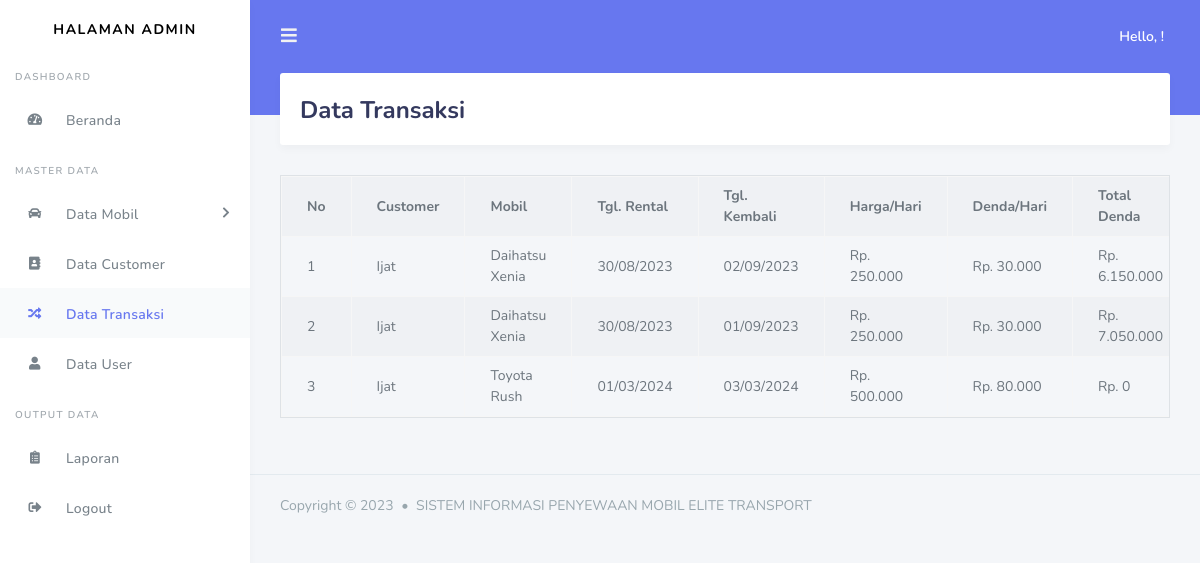
Screenshot of /index.php/admin/transaksi with the database file from the repository.
### tables this page shows
CREATE TABLE `transaksi` (
  `id_rental` int NOT NULL,
  `id_customer` int NOT NULL,
  `id_mobil` int NOT NULL,
  `tanggal_rental` date NOT NULL,
  `tanggal_kembali` date NOT NULL,
  `harga` int NOT NULL,
  `denda` int NOT NULL,
  `total_denda` varchar(120) NOT NULL DEFAULT '0',
  `tanggal_pengembalian` date NOT NULL,
  `status_pengembalian` varchar(50) NOT NULL,
  `status_rental` varchar(50) NOT NULL,
  `bukti_pembayaran` varchar(130) NOT NULL,
  `status_pembayaran` int NOT NULL
);

CREATE TABLE `customer` (
  `id_customer` int NOT NULL,
  `nama` varchar(120) NOT NULL,
  `username` varchar(120) NOT NULL,
  `alamat` varchar(120) NOT NULL,
  `gender` varchar(20) NOT NULL,
  `no_telp` varchar(20) NOT NULL,
  `no_ktp` varchar(50) NOT NULL,
  `password` varchar(120) NOT NULL
);

CREATE TABLE `mobil` (
  `id_mobil` int NOT NULL,
  `kode_type` varchar(120) NOT NULL,
  `merk` varchar(120) NOT NULL,
  `no_plat` varchar(20) NOT NULL,
  `warna` varchar(20) NOT NULL,
  `tahun` varchar(4) NOT NULL,
  `status` varchar(50) NOT NULL,
  `harga` int NOT NULL,
  `denda` int NOT NULL,
  `ac` int NOT NULL,
  `supir` int NOT NULL,
  `mp3_player` int NOT NULL,
  `central_lock` int NOT NULL,
  `gambar` varchar(255) NOT NULL
);

### application/controllers/admin/Transaksi.php (called while the page is built, shortened)
<?php
	class Transaksi extends CI_Controller{
		public function index(){
			$data['transaksi'] = $this->db->query("SELECT * FROM transaksi tr, mobil mb, customer cs WHERE tr.id_mobil=mb.id_mobil AND tr.id_customer=cs.id_customer")->result();
			$this->load->view('templates_admin/header');
			$this->load->view('templates_admin/sidebar');
			$this->load->view('admin/Data_transaksi',$data);
			$this->load->view('templates_admin/footer');
		}
	}
?>

### index.php (called while the page is built, shortened)
<?php
require_once BASEPATH.'core/CodeIgniter.php';

### application/views/admin/Data_transaksi.php (the view, shortened to what this page needs)
<div class="main-content">
	<section class="section">
		<div class="section-header">
			<h1>Data Transaksi</h1>
		</div>
		<table class="table-responsive table table-striped table-bordered">
			<tr>
				<th>No</th>
				<th>Customer</th>
				<th>Mobil</th>
				<th>Tgl. Rental</th>
				<th>Tgl. Kembali</th>
				<th>Harga/Hari</th>
				<th>Denda/Hari</th>
				<th>Total Denda</th>
			</tr>
			<?php
				$no = 1;
				foreach ($transaksi as $tr) : ?>
					<tr>
						<td><?php echo $no++ ?></td>
						<td><?php echo $tr->nama ?></td>
						<td><?php echo $tr->merk ?></td>
						<td><?php echo date('d/m/Y', strtotime($tr->tanggal_rental ))?></td>
						<td><?php echo date('d/m/Y', strtotime($tr->tanggal_kembali ))?></td>
						<td>Rp. <?php echo number_format($tr->harga,0,',','.')?></td>
						<td>Rp. <?php echo number_format($tr->denda,0,',','.')?></td>
						<td>Rp. <?php echo number_format($tr->total_denda,0,',','.')?></td>
					</tr>
			<?php endforeach; ?>
		</table>
	</section>
</div>

### rows the page displays
transaksi: id_customer.nama "Ijat", id_mobil.merk "Daihatsu Xenia", tanggal_rental "30/08/2023", tanggal_kembali "02/09/2023", id_mobil.harga "250.000", id_mobil.denda "30.000", total_denda "6.150.000"
transaksi: id_customer.nama "Ijat", id_mobil.merk "Daihatsu Xenia", tanggal_rental "30/08/2023", tanggal_kembali "01/09/2023", id_mobil.harga "250.000", id_mobil.denda "30.000", total_denda "7.050.000"
transaksi: id_customer.nama "Ijat", id_mobil.merk "Toyota Rush", tanggal_rental "01/03/2024", tanggal_kembali "03/03/2024", id_mobil.harga "500.000", id_mobil.denda "80.000", total_denda "0"
